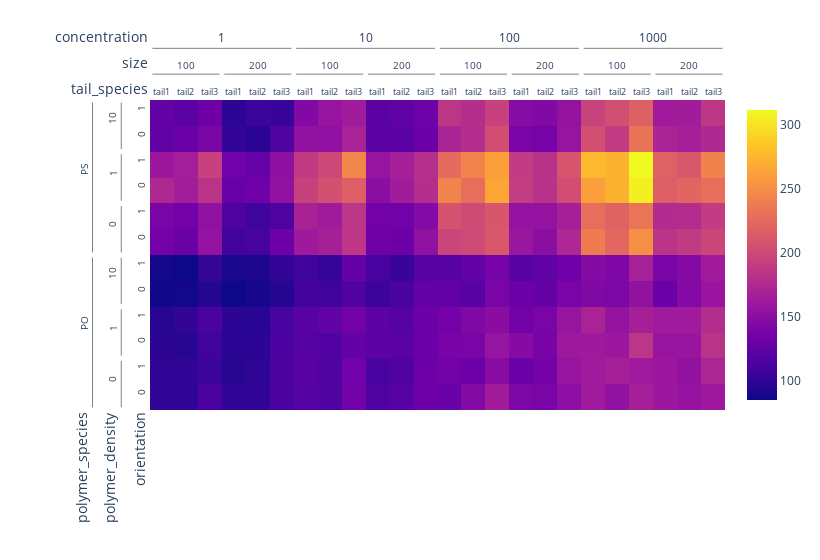

The cell this chart's notebook holds for it:
### Code cell
feature_ordering = [['polymer_species', 'polymer_density', 'orientation'], ['concentration', 'size', 'tail_species']]
heat_df, label_mapping_df, hovertext_df, row_features, col_features = long_to_heat_df(long_df, feature_ordering)

row_labels_df = get_label_info(row_features, label_mapping_df, True)
col_labels_df = get_label_info(col_features, label_mapping_df, False)

fig = dimensional_stacking(heat_df, hovertext_df, row_labels_df, col_labels_df)
fig.show()

### Figure 1 — Plotly figure (JSON) as saved in the notebook; plotly's stock layout.template omitted (floating-point values rounded to 4 significant figures; data arrays with more than 128 entries replaced by an {"elided": "..."} marker saying what was removed)
{"data": [{"hoverongaps": false, "hovertemplate": "%{hovertext}", "hovertext": {"elided": "12x24 str values"}, "name": "", "type": "heatmap", "z": {"elided": "12x24 float values"}}], "layout": {"annotations": [{"align": "right", "font": {"size": 14}, "showarrow": false, "text": "orientation", "textangle": -90, "valign": "bottom", "x": 0, "xanchor": "right", "xref": "paper", "y": 0, "yanchor": "top", "yref": "paper"}, {"align": "right", "font": {"size": 14}, "showarrow": false, "text": "polymer_density", "textangle": -90, "valign": "bottom", "x": -0.05, "xanchor": "right", "xref": "paper", "y": 0, "yanchor": "top", "yref": "paper"}, {"align": "right", "font": {"size": 14}, "showarrow": false, "text": "polymer_species", "textangle": -90, "valign": "bottom", "x": -0.1, "xanchor": "right", "xref": "paper", "y": 0, "yanchor": "top", "yref": "paper"}, {"align": "center", "font": {"size": 10}, "showarrow": false, "text": "0", "textangle": -90, "valign": "bottom", "x": 0, "xanchor": "right", "xref": "paper", "y": 0, "yanchor": "bottom"}, {"align": "center", "font": {"size": 10}, "showarrow": false, "text": "0", "textangle": -90, "valign": "bottom", "x": 0, "xanchor": "right", "xref": "paper", "y": 6, "yanchor": "bottom"}, {"align": "center", "font": {"size": 10}, "showarrow": false, "text": "0", "textangle": -90, "valign": "bottom", "x": 0, "xanchor": "right", "xref": "paper", "y": 2, "yanchor": "bottom"}, {"align": "center", "font": {"size": 10}, "showarrow": false, "text": "0", "textangle": -90, "valign": "bottom", "x": 0, "xanchor": "right", "xref": "paper", "y": 8, "yanchor": "bottom"}, {"align": "center", "font": {"size": 10}, "showarrow": false, "text": "0", "textangle": -90, "valign": "bottom", "x": 0, "xanchor": "right", "xref": "paper", "y": 4, "yanchor": "bottom"}, {"align": "center", "font": {"size": 10}, "showarrow": false, "text": "0", "textangle": -90, "valign": "bottom", "x": 0, "xanchor": "right", "xref": "paper", "y": 10, "yanchor": "bottom"}, {"align": "center", "font": {"size": 10}, "showarrow": false, "text": "1", "textangle": -90, "valign": "bottom", "x": 0, "xanchor": "right", "xref": "paper", "y": 1, "yanchor": "bottom"}, {"align": "center", "font": {"size": 10}, "showarrow": false, "text": "1", "textangle": -90, "valign": "bottom", "x": 0, "xanchor": "right", "xref": "paper", "y": 7, "yanchor": "bottom"}, {"align": "center", "font": {"size": 10}, "showarrow": false, "text": "1", "textangle": -90, "valign": "bottom", "x": 0, "xanchor": "right", "xref": "paper", "y": 3, "yanchor": "bottom"}, {"align": "center", "font": {"size": 10}, "showarrow": false, "text": "1", "textangle": -90, "valign": "bottom", "x": 0, "xanchor": "right", "xref": "paper", "y": 9, "yanchor": "bottom"}, {"align": "center", "font": {"size": 10}, "showarrow": false, "text": "1", "textangle": -90, "valign": "bottom", "x": 0, "xanchor": "right", "xref": "paper", "y": 5, "yanchor": "bottom"}, {"align": "center", "font": {"size": 10}, "showarrow": false, "text": "1", "textangle": -90, "valign": "bottom", "x": 0, "xanchor": "right", "xref": "paper", "y": 11, "yanchor": "bottom"}, {"align": "center", "font": {"size": 10}, "showarrow": false, "text": "0", "textangle": -90, "valign": "bottom", "x": -0.05, "xanchor": "right", "xref": "paper", "y": 0.5, "yanchor": "bottom"}, {"align": "center", "font": {"size": 10}, "showarrow": false, "text": "0", "textangle": -90, "valign": "bottom", "x": -0.05, "xanchor": "right", "xref": "paper", "y": 6.5, "yanchor": "bottom"}, {"align": "center", "font": {"size": 10}, "showarrow": false, "text": "1", "textangle": -90, "valign": "bottom", "x": -0.05, "xanchor": "right", "xref": "paper", "y": 2.5, "yanchor": "bottom"}, {"align": "center", "font": {"size": 10}, "showarrow": false, "text": "1", "textangle": -90, "valign": "bottom", "x": -0.05, "xanchor": "right", "xref": "paper", "y": 8.5, "yanchor": "bottom"}, {"align": "center", "font": {"size": 10}, "showarrow": false, "text": "10", "textangle": -90, "valign": "bottom", "x": -0.05, "xanchor": "right", "xref": "paper", "y": 4.5, "yanchor": "bottom"}, {"align": "center", "font": {"size": 10}, "showarrow": false, "text": "10", "textangle": -90, "valign": "bottom", "x": -0.05, "xanchor": "right", "xref": "paper", "y": 10.5, "yanchor": "bottom"}, {"align": "center", "font": {"size": 10}, "showarrow": false, "text": "PO", "textangle": -90, "valign": "bottom", "x": -0.1, "xanchor": "right", "xref": "paper", "y": 2.5, "yanchor": "bottom"}, {"align": "center", "font": {"size": 10}, "showarrow": false, "text": "PS", "textangle": -90, "valign": "bottom", "x": -0.1, "xanchor": "right", "xref": "paper", "y": 8.5, "yanchor": "bottom"}, {"align": "right", "font": {"size": 14}, "showarrow": false, "text": "tail_species", "valign": "bottom", "x": 0, "xanchor": "right", "xref": "paper", "y": 1, "yanchor": "bottom", "yref": "paper"}, {"align": "right", "font": {"size": 14}, "showarrow": false, "text": "size", "valign": "bottom", "x": 0, "xanchor": "right", "xref": "paper", "y": 1.083, "yanchor": "bottom", "yref": "paper"}, {"align": "right", "font": {"size": 14}, "showarrow": false, "text": "concentration", "valign": "bottom", "x": 0, "xanchor": "right", "xref": "paper", "y": 1.167, "yanchor": "bottom", "yref": "paper"}, {"align": "center", "font": {"size": 9}, "showarrow": false, "text": "tail1", "valign": "bottom", "x": 0, "xanchor": "center", "y": 1, "yanchor": "bottom", "yref": "paper"}, {"align": "center", "font": {"size": 9}, "showarrow": false, "text": "tail1", "valign": "bottom", "x": 6, "xanchor": "center", "y": 1, "yanchor": "bottom", "yref": "paper"}, {"align": "center", "font": {"size": 9}, "showarrow": false, "text": "tail1", "valign": "bottom", "x": 12, "xanchor": "center", "y": 1, "yanchor": "bottom", "yref": "paper"}, {"align": "center", "font": {"size": 9}, "showarrow": false, "text": "tail1", "valign": "bottom", "x": 18, "xanchor": "center", "y": 1, "yanchor": "bottom", "yref": "paper"}, {"align": "center", "font": {"size": 9}, "showarrow": false, "text": "tail1", "valign": "bottom", "x": 3, "xanchor": "center", "y": 1, "yanchor": "bottom", "yref": "paper"}, {"align": "center", "font": {"size": 9}, "showarrow": false, "text": "tail1", "valign": "bottom", "x": 9, "xanchor": "center", "y": 1, "yanchor": "bottom", "yref": "paper"}, {"align": "center", "font": {"size": 9}, "showarrow": false, "text": "tail1", "valign": "bottom", "x": 15, "xanchor": "center", "y": 1, "yanchor": "bottom", "yref": "paper"}, {"align": "center", "font": {"size": 9}, "showarrow": false, "text": "tail1", "valign": "bottom", "x": 21, "xanchor": "center", "y": 1, "yanchor": "bottom", "yref": "paper"}, {"align": "center", "font": {"size": 9}, "showarrow": false, "text": "tail2", "valign": "bottom", "x": 1, "xanchor": "center", "y": 1, "yanchor": "bottom", "yref": "paper"}, {"align": "center", "font": {"size": 9}, "showarrow": false, "text": "tail2", "valign": "bottom", "x": 7, "xanchor": "center", "y": 1, "yanchor": "bottom", "yref": "paper"}, {"align": "center", "font": {"size": 9}, "showarrow": false, "text": "tail2", "valign": "bottom", "x": 13, "xanchor": "center", "y": 1, "yanchor": "bottom", "yref": "paper"}, {"align": "center", "font": {"size": 9}, "showarrow": false, "text": "tail2", "valign": "bottom", "x": 19, "xanchor": "center", "y": 1, "yanchor": "bottom", "yref": "paper"}, {"align": "center", "font": {"size": 9}, "showarrow": false, "text": "tail2", "valign": "bottom", "x": 4, "xanchor": "center", "y": 1, "yanchor": "bottom", "yref": "paper"}, {"align": "center", "font": {"size": 9}, "showarrow": false, "text": "tail2", "valign": "bottom", "x": 10, "xanchor": "center", "y": 1, "yanchor": "bottom", "yref": "paper"}, {"align": "center", "font": {"size": 9}, "showarrow": false, "text": "tail2", "valign": "bottom", "x": 16, "xanchor": "center", "y": 1, "yanchor": "bottom", "yref": "paper"}, {"align": "center", "font": {"size": 9}, "showarrow": false, "text": "tail2", "valign": "bottom", "x": 22, "xanchor": "center", "y": 1, "yanchor": "bottom", "yref": "paper"}, {"align": "center", "font": {"size": 9}, "showarrow": false, "text": "tail3", "valign": "bottom", "x": 2, "xanchor": "center", "y": 1, "yanchor": "bottom", "yref": "paper"}, {"align": "center", "font": {"size": 9}, "showarrow": false, "text": "tail3", "valign": "bottom", "x": 8, "xanchor": "center", "y": 1, "yanchor": "bottom", "yref": "paper"}, {"align": "center", "font": {"size": 9}, "showarrow": false, "text": "tail3", "valign": "bottom", "x": 14, "xanchor": "center", "y": 1, "yanchor": "bottom", "yref": "paper"}, {"align": "center", "font": {"size": 9}, "showarrow": false, "text": "tail3", "valign": "bottom", "x": 20, "xanchor": "center", "y": 1, "yanchor": "bottom", "yref": "paper"}, {"align": "center", "font": {"size": 9}, "showarrow": false, "text": "tail3", "valign": "bottom", "x": 5, "xanchor": "center", "y": 1, "yanchor": "bottom", "yref": "paper"}, {"align": "center", "font": {"size": 9}, "showarrow": false, "text": "tail3", "valign": "bottom", "x": 11, "xanchor": "center", "y": 1, "yanchor": "bottom", "yref": "paper"}, {"align": "center", "font": {"size": 9}, "showarrow": false, "text": "tail3", "valign": "bottom", "x": 17, "xanchor": "center", "y": 1, "yanchor": "bottom", "yref": "paper"}, {"align": "center", "font": {"size": 9}, "showarrow": false, "text": "tail3", "valign": "bottom", "x": 23, "xanchor": "center", "y": 1, "yanchor": "bottom", "yref": "paper"}, {"align": "center", "font": {"size": 10}, "showarrow": false, "text": "100", "valign": "bottom", "x": 1, "xanchor": "center", "y": 1.083, "yanchor": "bottom", "yref": "paper"}, {"align": "center", "font": {"size": 10}, "showarrow": false, "text": "100", "valign": "bottom", "x": 7, "xanchor": "center", "y": 1.083, "yanchor": "bottom", "yref": "paper"}, {"align": "center", "font": {"size": 10}, "showarrow": false, "text": "100", "valign": "bottom", "x": 13, "xanchor": "center", "y": 1.083, "yanchor": "bottom", "yref": "paper"}, {"align": "center", "font": {"size": 10}, "showarrow": false, "text": "100", "valign": "bottom", "x": 19, "xanchor": "center", "y": 1.083, "yanchor": "bottom", "yref": "paper"}, {"align": "center", "font": {"size": 10}, "showarrow": false, "text": "200", "valign": "bottom", "x": 4, "xanchor": "center", "y": 1.083, "yanchor": "bottom", "yref": "paper"}, {"align": "center", "font": {"size": 10}, "showarrow": false, "text": "200", "valign": "bottom", "x": 10, "xanchor": "center", "y": 1.083, "yanchor": "bottom", "yref": "paper"}, {"align": "center", "font": {"size": 10}, "showarrow": false, "text": "200", "valign": "bottom", "x": 16, "xanchor": "center", "y": 1.083, "yanchor": "bottom", "yref": "paper"}, {"align": "center", "font": {"size": 10}, "showarrow": false, "text": "200", "valign": "bottom", "x": 22, "xanchor": "center", "y": 1.083, "yanchor": "bottom", "yref": "paper"}, {"align": "center", "font": {"size": 12}, "showarrow": false, "text": "1", "valign": "bottom", "x": 2.5, "xanchor": "center", "y": 1.167, "yanchor": "bottom", "yref": "paper"}, {"align": "center", "font": {"size": 12}, "showarrow": false, "text": "10", "valign": "bottom", "x": 8.5, "xanchor": "center", "y": 1.167, "yanchor": "bottom", "yref": "paper"}, {"align": "center", "font": {"size": 12}, "showarrow": false, "text": "100", "valign": "bottom", "x": 14.5, "xanchor": "center", "y": 1.167, "yanchor": "bottom", "yref": "paper"}, {"align": "center", "font": {"size": 12}, "showarrow": false, "text": "1000", "valign": "bottom", "x": 20.5, "xanchor": "center", "y": 1.167, "yanchor": "bottom", "yref": "paper"}], "height": 560, "margin": {"b": 150, "l": 150, "r": 20, "t": 100}, "shapes": [{"line": {"color": "Black", "width": 0.5}, "type": "line", "x0": -0.05, "x1": -0.05, "xref": "paper", "y0": -0.4, "y1": 1.4, "yref": "y"}, {"line": {"color": "Black", "width": 0.5}, "type": "line", "x0": -0.05, "x1": -0.05, "xref": "paper", "y0": 5.6, "y1": 7.4, "yref": "y"}, {"line": {"color": "Black", "width": 0.5}, "type": "line", "x0": -0.05, "x1": -0.05, "xref": "paper", "y0": 1.6, "y1": 3.4, "yref": "y"}, {"line": {"color": "Black", "width": 0.5}, "type": "line", "x0": -0.05, "x1": -0.05, "xref": "paper", "y0": 7.6, "y1": 9.4, "yref": "y"}, {"line": {"color": "Black", "width": 0.5}, "type": "line", "x0": -0.05, "x1": -0.05, "xref": "paper", "y0": 3.6, "y1": 5.4, "yref": "y"}, {"line": {"color": "Black", "width": 0.5}, "type": "line", "x0": -0.05, "x1": -0.05, "xref": "paper", "y0": 9.6, "y1": 11.4, "yref": "y"}, {"line": {"color": "Black", "width": 0.5}, "type": "line", "x0": -0.1, "x1": -0.1, "xref": "paper", "y0": -0.4, "y1": 5.4, "yref": "y"}, {"line": {"color": "Black", "width": 0.5}, "type": "line", "x0": -0.1, "x1": -0.1, "xref": "paper", "y0": 5.6, "y1": 11.4, "yref": "y"}, {"line": {"color": "Black", "width": 0.5}, "type": "line", "x0": -0.4, "x1": 2.4, "xref": "x", "y0": 1.083, "y1": 1.083, "yref": "paper"}, {"line": {"color": "Black", "width": 0.5}, "type": "line", "x0": 5.6, "x1": 8.4, "xref": "x", "y0": 1.083, "y1": 1.083, "yref": "paper"}, {"line": {"color": "Black", "width": 0.5}, "type": "line", "x0": 11.6, "x1": 14.4, "xref": "x", "y0": 1.083, "y1": 1.083, "yref": "paper"}, {"line": {"color": "Black", "width": 0.5}, "type": "line", "x0": 17.6, "x1": 20.4, "xref": "x", "y0": 1.083, "y1": 1.083, "yref": "paper"}, {"line": {"color": "Black", "width": 0.5}, "type": "line", "x0": 2.6, "x1": 5.4, "xref": "x", "y0": 1.083, "y1": 1.083, "yref": "paper"}, {"line": {"color": "Black", "width": 0.5}, "type": "line", "x0": 8.6, "x1": 11.4, "xref": "x", "y0": 1.083, "y1": 1.083, "yref": "paper"}, {"line": {"color": "Black", "width": 0.5}, "type": "line", "x0": 14.6, "x1": 17.4, "xref": "x", "y0": 1.083, "y1": 1.083, "yref": "paper"}, {"line": {"color": "Black", "width": 0.5}, "type": "line", "x0": 20.6, "x1": 23.4, "xref": "x", "y0": 1.083, "y1": 1.083, "yref": "paper"}, {"line": {"color": "Black", "width": 0.5}, "type": "line", "x0": -0.4, "x1": 5.4, "xref": "x", "y0": 1.167, "y1": 1.167, "yref": "paper"}, {"line": {"color": "Black", "width": 0.5}, "type": "line", "x0": 5.6, "x1": 11.4, "xref": "x", "y0": 1.167, "y1": 1.167, "yref": "paper"}, {"line": {"color": "Black", "width": 0.5}, "type": "line", "x0": 11.6, "x1": 17.4, "xref": "x", "y0": 1.167, "y1": 1.167, "yref": "paper"}, {"line": {"color": "Black", "width": 0.5}, "type": "line", "x0": 17.6, "x1": 23.4, "xref": "x", "y0": 1.167, "y1": 1.167, "yref": "paper"}], "width": 820, "xaxis": {"autorange": true, "range": [-0.5246, 23.52], "visible": false}, "yaxis": {"autorange": true, "range": [-0.5, 11.5], "visible": false}}}
